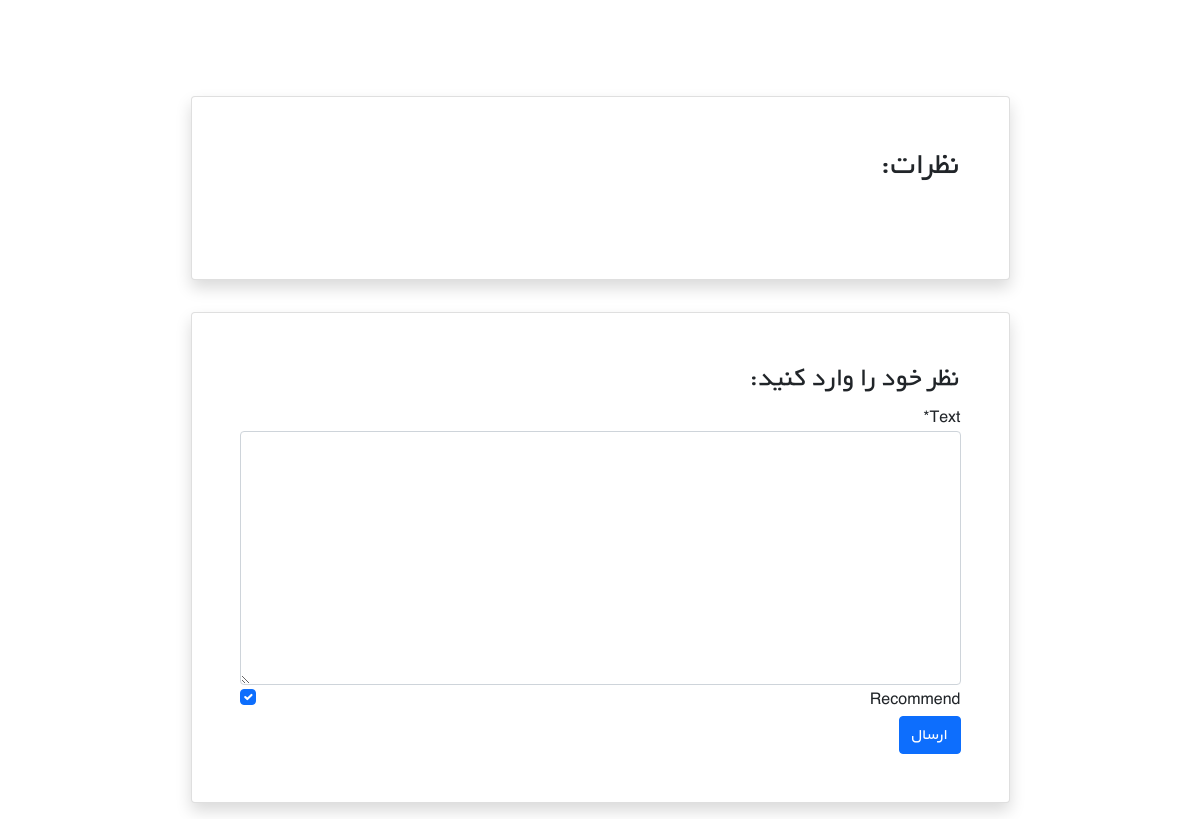
Page /books/5/ (signed in, lower part) on the earlier database version.
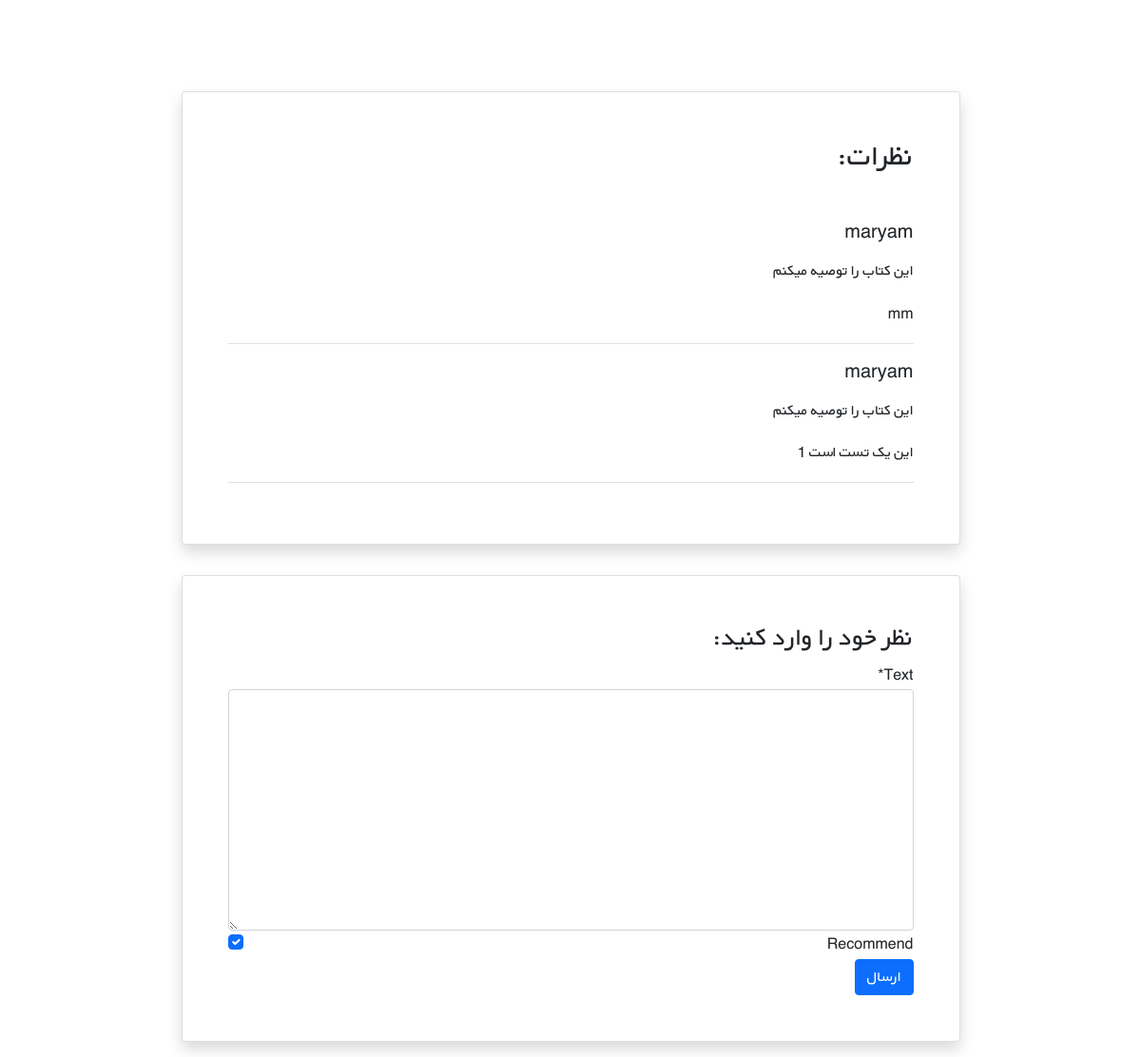
Same page on the later database version.
### books/models.py (models this page shows, shortened)
class Comment(models.Model):
    user = models.ForeignKey(get_user_model(),on_delete = models.CASCADE)
    book= models.ForeignKey(Book,on_delete=models.CASCADE,related_name='comments')
    text= models.TextField()
    is_active = models.BooleanField(default=True)
    recommend= models.BooleanField(default=True)
    datetime_created=models.DateTimeField(auto_now_add=True)

### accounts/models.py (models this page shows)
class CustomUser(AbstractUser):
    age = models.PositiveIntegerField(null=True, blank=True)

### books/views.py (the view)
# urls.py: path('<int:pk>/',book_detail_view, name ='book_detail'),
@login_required
def book_detail_view(request, pk):
    book = get_object_or_404(Book, pk=pk)
    book_comments = book.comments.all()
    if request.method == 'POST':
        comment_form = CommentForm(request.POST)
        if comment_form.is_valid():
            new_comment = comment_form.save(commit=False)
            new_comment.book = book
            new_comment.user = request.user
            new_comment.save()
            comment_form = CommentForm()
    else:
        comment_form = CommentForm()
    return render(request, 'books/book_detail.html',
                  {'book': book, 'comments': book_comments, 'comment_form': comment_form, })

### books/forms.py
class CommentForm(forms.ModelForm):
    class Meta:
        model = Comment
        fields = ('text', 'recommend',)

### books/templates/books/book_detail.html (shortened to what this page needs)
{% extends '_base.html' %}
{% load crispy_forms_tags %}
{% block content %}
    <div class="container mt-5" dir="rtl">
        <div class="">
            <div class="">
                <div class="d-flex justify-content-center">
                    <div class="my-3 p-5 w-sm-75 w-100">
                    </div>
                </div>
                <div class="d-flex justify-content-center">
                    <div class="card shadow my-3 p-5 w-sm-75 w-100">
                        <h2 class="mb-5">نظرات:</h2>
                        {% for comment in comments %}
                            {% if comment.is_active %}
                                <div class="border-bottom mb-3">
                                    <h5 class="mb-3">{{ comment.user.username }}</h5>
                                    {% if comment.recommend %}
                                        <p>این کتاب را توصیه میکنم</p>
                                    {% else %}
                                        <p>این کتاب را توصیه نمیکنم</p>
                                    {% endif %}
                                    <p>{{ comment.text|linebreaks }}</p>
                                </div>
                            {% endif %}
                        {% endfor %}
                    </div>
                </div>
                <div class="d-flex justify-content-center">
                    <div class="card shadow my-3 p-5 w-sm-75 w-100">
                        <h3>نظر خود را وارد کنید:</h3>
                        <form method="POST">
                            {{ comment_form|crispy }}
                            <button type="submit" class="btn btn-primary">ارسال</button>
                        </form>
                    </div>
                </div>
            </div>
        </div>
    </div>
{% endblock %}

### templates/_base.html (shortened to what this page needs)
{% load static %}
<!DOCTYPE HTML PUBLIC "-//W3C//DTD HTML 4.01//EN" "http://www.w3.org/TR/html4/strict.dtd">
<html lang="en">
<head>
    <link href="https://cdn.jsdelivr.net/npm/bootstrap@5.1.3/dist/css/bootstrap.min.css" rel="stylesheet"
>
    <link rel="stylesheet" href="{% static 'css/style.css' %}">
</head>
<body>
<div class="container">
    {% block content %}
    {% endblock content %}
</div>
</body>
</html>

### static/css/style.css (style rules this page uses)
* { font-family: 'BYekan', sans-serif; line-height: 1.8rem; }
@media (min-width: 576px) { .w-sm-75 { width: 75%!important; } }

Differences in the rows shown:
added Comment: user.username "maryam", recommend "این کتاب را توصیه میکنم", text "mm"
added Comment: user.username "maryam", recommend "این کتاب را توصیه میکنم", text "این یک تست است 1"
